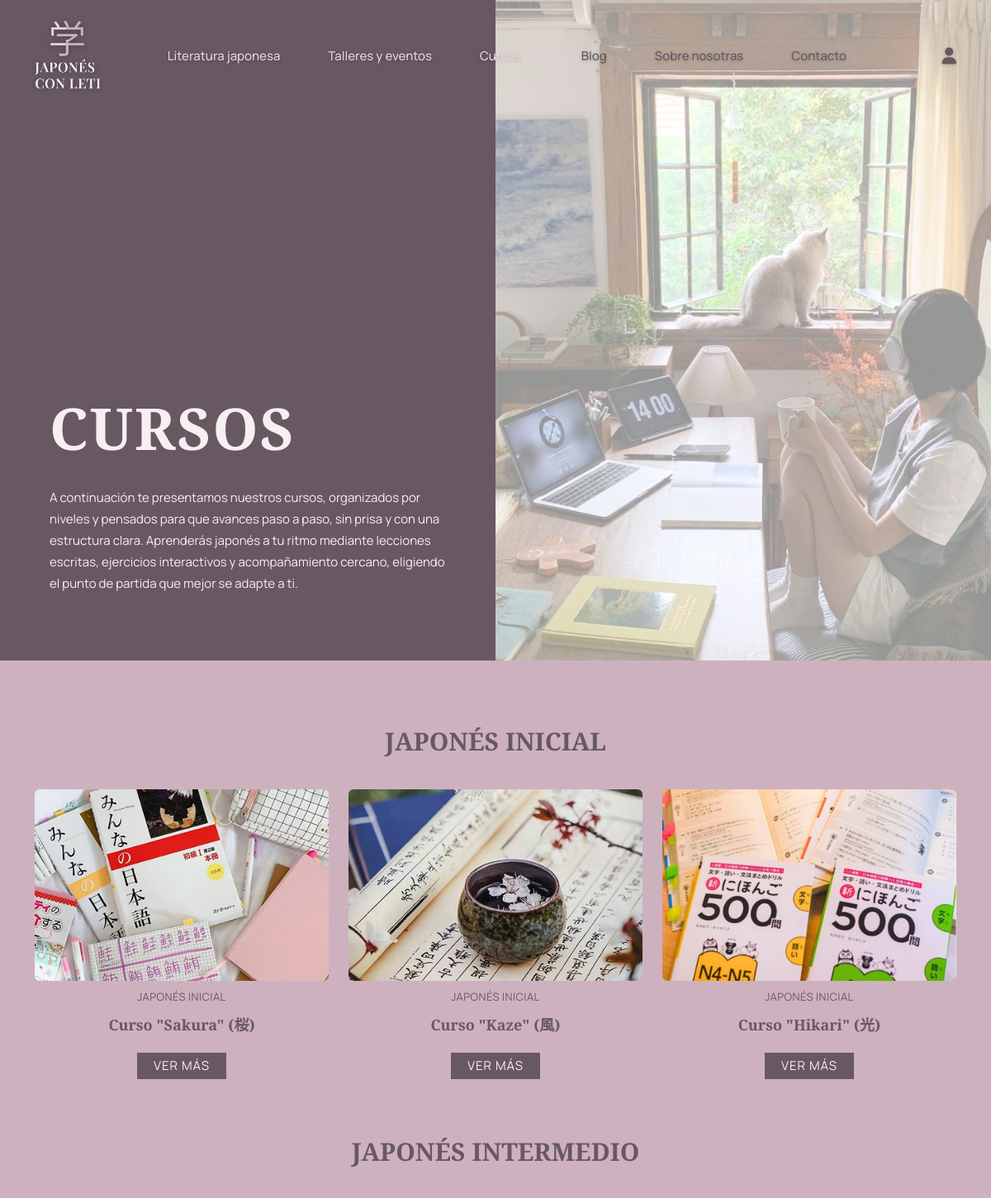
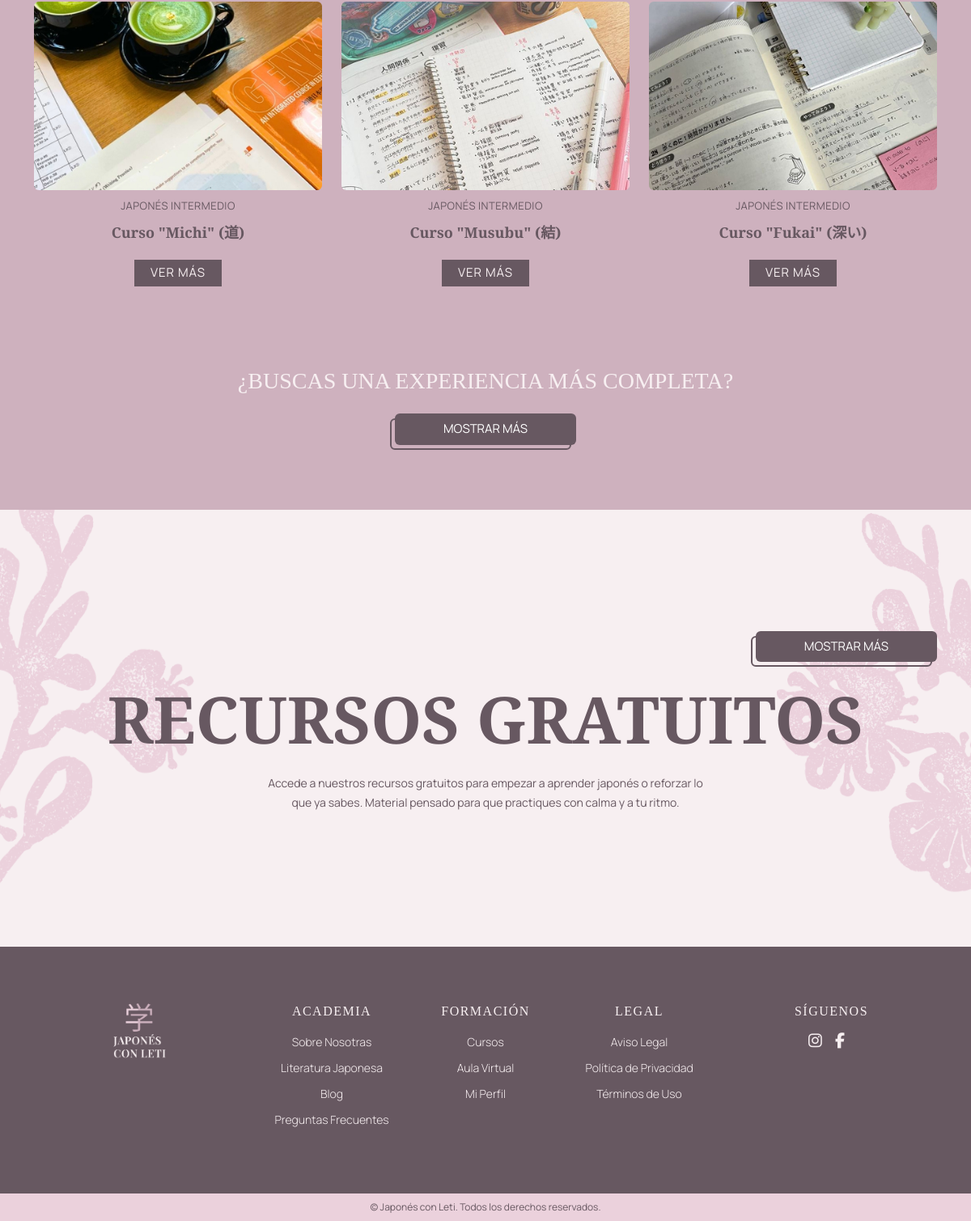
The page /cursos.php on the database its author committed (2 pictures, top to bottom).
### tables this page shows
CREATE TABLE `cursos` (
  `id_curso` int(11) NOT NULL,
  `id_nivel` int(11) NOT NULL,
  `titulo` varchar(255) NOT NULL,
  `descripcion` text DEFAULT NULL,
  `img` varchar(255) DEFAULT NULL,
  `activo` tinyint(1) NOT NULL DEFAULT 1,
  `contenidos` text DEFAULT NULL,
  `objetivos` text DEFAULT NULL,
  `subtitulo` varchar(255) DEFAULT NULL,
  `img_grande` varchar(255) DEFAULT NULL,
  `img_kanji` varchar(255) DEFAULT NULL
);

### cursos.php (the view)
<?php
include("header-dark.php");
require_once 'conexion.php';
$consultaInicial = $conexion->prepare("SELECT * FROM cursos WHERE id_nivel = 1 AND activo = 1");
$consultaInicial->execute();
$cursosInicial = $consultaInicial->fetchAll(PDO::FETCH_ASSOC);
$consultaIntermedio = $conexion->prepare("SELECT * FROM cursos WHERE id_nivel = 2 AND activo = 1");
$consultaIntermedio->execute();
$cursosIntermedio = $consultaIntermedio->fetchAll(PDO::FETCH_ASSOC);
?>
<section class="cursos-hero d-flex">
  <div class="cursos-hero-left d-flex align-items-end">
    <div class="cursos-hero-content">
      <h1>CURSOS</h1>
      <p>
        A continuación te presentamos nuestros cursos, organizados por niveles y pensados
        para que avances paso a paso, sin prisa y con una estructura clara. Aprenderás
        japonés a tu ritmo mediante lecciones escritas, ejercicios interactivos y
        acompañamiento cercano, eligiendo el punto de partida que mejor se adapte a ti.
      </p>
    </div>
  </div>
  <div class="cursos-hero-right">
      <div class="hero-overlay" aria-hidden="true"></div>
    <img src="./img/cursos-hero.jpg" alt="Estudiante de japonés">
  </div>
</section>
<section class="cursos-listado">
  <div class="container">
    <div class="cursos-listado-inner">
      <div class="cursos-nivel">
        <h2 class="text-center">JAPONÉS INICIAL</h2>
        <div class="row g-4 justify-content-center">
          <?php foreach ($cursosInicial as $curso) { ?>
            <div class="col-lg-4 col-md-6">
              <article class="curso-card text-center">
                <img src="img/<?= $curso['img'] ?>" class="img-fluid curso-card-img" alt="<?= $curso['titulo'] ?>">
                <p class="curso-card-label"><?= $curso['titulo_nivel'] ?? 'JAPONÉS INICIAL' ?></p>
                <p class="curso-card-titulo"><?= $curso['titulo'] ?></p>
                <a href="curso-individual.php?id=<?= $curso['id_curso'] ?>" class="boton-ver-cursos">VER MÁS</a>
              </article>
            </div>
          <?php } ?>
        </div>
      </div>
      <div class="cursos-nivel">
        <h2 class="text-center">JAPONÉS INTERMEDIO</h2>
        <div class="row g-4 justify-content-center">
          <?php foreach ($cursosIntermedio as $curso) { ?>
            <div class="col-lg-4 col-md-6">
              <article class="curso-card text-center">
                <img src="img/<?= $curso['img'] ?>" class="img-fluid curso-card-img" alt="<?= $curso['titulo'] ?>">
                <p class="curso-card-label"><?= $curso['titulo_nivel'] ?? 'JAPONÉS INTERMEDIO' ?></p>
                <p class="curso-card-titulo"><?= $curso['titulo'] ?></p>
                <a href="curso-individual.php?id=<?= $curso['id_curso'] ?>" class="boton-ver-cursos">VER MÁS</a>
              </article>
            </div>
          <?php } ?>
        </div>
      </div>
      <div class="cursos-cta text-center">
        <h3>¿BUSCAS UNA EXPERIENCIA MÁS COMPLETA?</h3>
        <a href="#" class="btn miBoton mt-3">MOSTRAR MÁS</a>
      </div>
    </div>
  </div>
</section>
<section class="recursos-section">
  <div class="recursos-deco recursos-deco-izq" aria-hidden="true">
    <img src="img/ilustracion-1.png" alt="">
  </div>
  <div class="recursos-deco recursos-deco-der" aria-hidden="true">
    <img src="img/ilustracion-2.png" alt="">
  </div>
  <div class="container recursos-inner">
    <div class="recursos-btn-wrapper">
      <a href="#" class="btn miBoton">MOSTRAR MÁS</a>
    </div>
    <h2>RECURSOS GRATUITOS</h2>
    <p>
      Accede a nuestros recursos gratuitos para empezar a aprender japonés o reforzar lo que ya sabes.
      Material pensado para que practiques con calma y a tu ritmo.
    </p>
  </div>
</section>
<?php include("footer.php"); ?>

### styles/style.css (style rules this page uses)
:root { --lavanda: #F7EFF1; --rosa: #EBD1DC; --marron-claro: #CEB1BE; --marron-oscuro: #675861; --negro: #2D2D34; --font-serif: "Playfair Display", serif; --font-sans: "Manrope", sans-serif; }
* { margin: 0; padding: 0; box-sizing: border-box; }
a { text-decoration: none; }
h1 { font-family: var(--font-serif); font-weight: 600; letter-spacing: 2px; }
h2 { font-family: var(--font-serif); font-weight: 600; font-size: 30px; }
h3 { font-family: var(--font-serif); }
p { font-family: var(--font-sans); font-size: 15px; }
.miBoton { position: relative; background-color: var(--marron-oscuro); color: white; border-radius: 6px; padding: 8px 60px; display: inline-flex; align-items: center; justify-content: center; border: none; z-index: 2; font-family: var(--font-sans); font-size: 15px; text-transform: uppercase; transition: background-color 0.3s, color 0.3s; }
.miBoton::after { content: ""; position: absolute; top: 6px; left: -6px; width: 100%; height: 100%; border: 2px solid var(--marron-oscuro); border-radius: 6px; z-index: -1; transition: all 0.6s ease; }
.cursos-hero, .sobre-hero, .lit-hero { height: 100vh; overflow: hidden; }
.cursos-hero-left, .sobre-hero-left, .lit-hero-left { width: 50%; padding: 50px 60px; flex-shrink: 0; display: flex; align-items: flex-end; }
.cursos-hero-left { background-color: var(--marron-oscuro); }
.cursos-hero-content h1 { font-size: 70px; color: var(--lavanda); margin-bottom: 30px; font-weight: 600; }
.cursos-hero-content p { font-size: 15px; line-height: 26px; color: var(--lavanda); margin-bottom: 30px; }
.cursos-hero-right, .sobre-hero-right, .lit-hero-right { width: 50%; flex-shrink: 0; position: relative; overflow: hidden; }
.cursos-hero-right img, .sobre-hero-right img, .lit-hero-right img { width: 100%; height: 100%; object-fit: cover; object-position: center top; }
.hero-overlay, .lit-hero-overlay { position: absolute; inset: 0; background-color: rgba(255, 255, 255, 0.563); z-index: 1; }
.cursos-listado { background-color: var(--marron-claro); position: relative; padding: 80px 0; overflow: hidden; }
.cursos-listado .container { position: relative; z-index: 1; }
.cursos-listado-inner { display: flex; flex-direction: column; gap: 70px; }
.cursos-nivel h2 { color: var(--marron-oscuro); margin-bottom: 40px; }
.curso-card { display: flex; flex-direction: column; align-items: center; gap: 10px; }
.curso-card-img { width: 100%; height: auto; object-fit: cover; border-radius: 6px; }
.curso-card-label { font-family: var(--font-sans); font-size: 13px; color: var(--marron-oscuro); margin: 0; text-transform: uppercase; letter-spacing: 0.5px; }
.curso-card-titulo { font-family: var(--font-serif); font-size: 18px; font-weight: 600; color: var(--marron-oscuro); margin: 0; }
.curso-card a.boton-ver-cursos { padding: 5px 20px; margin-top: 10px; color: var(--lavanda); background-color: var(--marron-oscuro); font-family: var(--font-sans); text-transform: uppercase; letter-spacing: 1px; font-size: 15px; }
.cursos-cta h3 { margin-top: 30px; color: var(--lavanda); }
.recursos-section { background-color: var(--lavanda); padding: 150px 0; position: relative; overflow: hidden; text-align: center; }
.recursos-inner { position: relative; z-index: 2; display: flex; flex-direction: column; align-items: center; gap: 16px; }
.recursos-btn-wrapper { width: 100%; display: flex; justify-content: flex-end; margin-bottom: 10px; }
.recursos-inner h2 { font-size: 80px; color: var(--marron-oscuro); font-family: var(--font-serif); font-weight: 600; line-height: 1.1; }
.recursos-inner p { font-size: 14px; color: var(--marron-oscuro); max-width: 560px; line-height: 24px; }
.recursos-deco { position: absolute; top: 0; bottom: 0; z-index: 1; display: flex; align-items: center; }
.recursos-deco-izq { left: -60px; }
.recursos-deco-der { right: -60px; }
.recursos-deco img { width: 300px; height: auto !important; display: block; }
.recursos-deco-izq img { animation: flotar-izq 5s ease-in-out infinite; }
.recursos-deco-der img { animation: flotar-der 5s ease-in-out infinite; }

### rows shown on the page
cursos: img (picture), titulo_nivel "JAPONÉS INICIAL", titulo "Curso \"Sakura\" (桜)"
cursos: img (picture), titulo_nivel "JAPONÉS INICIAL", titulo "Curso \"Kaze\" (風)"
cursos: img (picture), titulo_nivel "JAPONÉS INICIAL", titulo "Curso \"Hikari\" (光)"
cursos: img (picture), titulo_nivel "JAPONÉS INTERMEDIO", titulo "Curso \"Michi\" (道)"
cursos: img (picture), titulo_nivel "JAPONÉS INTERMEDIO", titulo "Curso \"Musubu\" (結)"
cursos: img (picture), titulo_nivel "JAPONÉS INTERMEDIO", titulo "Curso \"Fukai\" (深い)"
